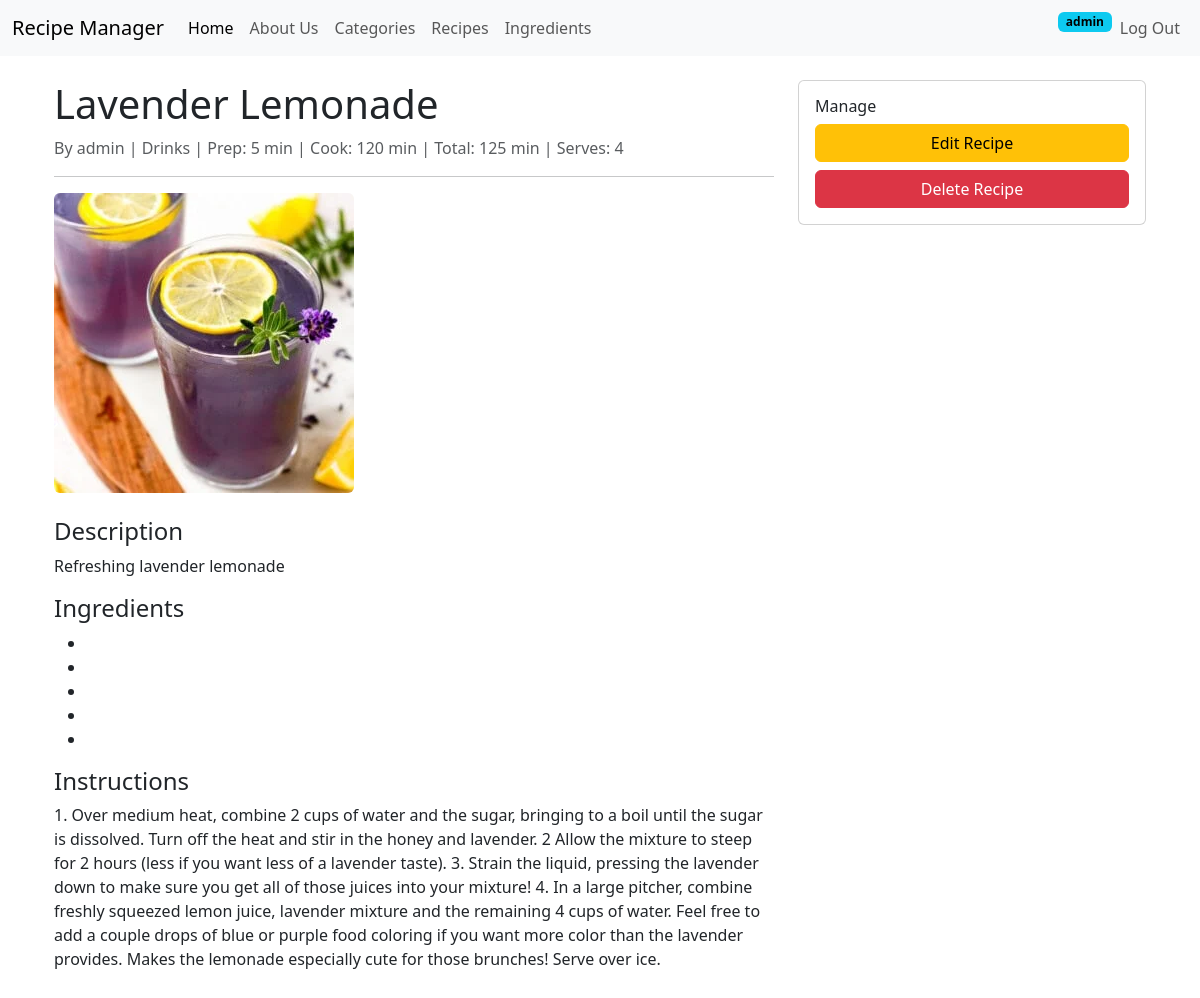
Screenshot of /recipes/lavender-lemonade/ (signed in) with the database file from the repository.
### recipes/models.py (models this page shows, shortened)
class Recipe(models.Model):
    STATUS_CHOICES = [
        ('draft', 'Draft'),
        ('published', 'Published'),
    ]
    title = models.CharField(max_length=200)
    slug = models.SlugField(max_length=200, unique=True, blank=True)
    description = models.TextField()
    instructions = models.TextField()
    prep_time = models.PositiveBigIntegerField(help_text="Time in minutes")
    cook_time = models.PositiveBigIntegerField(help_text="Time in minutes")
    servings = models.PositiveIntegerField(default=2)
    image = models.ImageField(
        upload_to=recipe_image_path,
        blank=True,
        null=True
    )
    author = models.ForeignKey(
        User,
        on_delete=models.CASCADE,
        related_name='recipes'
    )
    category = models.ForeignKey(
        Category,
        on_delete=models.SET_NULL,
        null=True,
        blank=True,
        related_name='recipes'
    )
    ingredients = models.ManyToManyField(
        Ingredient,
        through=RecipeIngredient,
        related_name='recipes'
    )
    status = models.CharField(
        max_length=10,
        choices=STATUS_CHOICES,
        default='draft'
    )
    created_at = models.DateTimeField(auto_now_add=True)
    updated_at = models.DateTimeField(auto_now=True)
    class Meta:
        verbose_name = 'Recipe'
        verbose_name_plural = 'Recipes'
        ordering = ['-created_at']
    @property
    def total_time(self):
        return self.prep_time + self.cook_time

class Category(models.Model):
    name = models.CharField(max_length=100, unique=True)
    slug = models.SlugField(max_length=100, unique=True, blank=True)
    description = models.TextField(blank=True)
    class Meta:
        verbose_name = 'Category'
        verbose_name_plural = 'Categories'
        ordering = ['name']
    def __str__(self):
        return self.name

### recipes/views.py (the view)
# urls.py: path('<slug:slug>/', RecipeDetailView.as_view(), name='recipes_detail'),
class RecipeDetailView(LoginRequiredMixin, DetailView):
    model = Recipe
    template_name = 'recipes/detail.html'
    context_object_name = 'recipe'
    slug_field = 'slug'
    slug_url_kwarg = 'slug'
    def get_queryset(self):
        return Recipe.objects.select_related('author', 'category').prefetch_related('recipe_ingredients__ingredient')

### templates/recipes/detail.html (shortened to what this page needs)
{% extends 'base.html' %}
{% block content %}
    <div class="container my-4">
        <div class="row">
            <div class="col-md-8">
                <h1>{{ recipe.title }}</h1>
                <p class="text-muted">
                    By {{ recipe.author.username}} | {{ recipe.category }} |
                    Prep: {{ recipe.prep_time }} min | Cook: {{ recipe.cook_time }} min |
                    Total: {{ recipe.total_time }} min | Serves: {{ recipe.servings }}
                </p>
                <hr>
                {% if recipe.image %}
                    <img src="{{ recipe.image.url }}" class="img-fluid rounded mb-4" alt="{{ recipe.title }}">
                {% endif %}
                <h4>Description</h4>
                <p>{{ recipe.description }}</p>
                <h4>Ingredients</h4>
                <ul>
                    {% for ri in recipe.ingredients.all %}
                        <li>
                        </li>
                    {% endfor %}
                </ul>
                <h4>Instructions</h4>
                <p>{{ recipe.instructions }}</p>
            </div>
            {% if user == recipe.author %}
                <div class="col-md-4">
                    <div class="card">
                        <div class="card-body">
                            <h6 class="card-title">Manage</h6>
                            <a href="#" class="btn btn-warning w-100 mb-2">Edit Recipe</a>
                            <a href="#" class="btn btn-danger w-100">Delete Recipe</a>
                        </div>
                    </div>
                </div>
            {% endif %}
        </div>
    </div>
{% endblock %}

### templates/navbar.html (shortened to what this page needs)
<nav class="navbar navbar-expand-lg bg-body-tertiary">
        <div class="container-fluid">
            <a class="navbar-brand" href="#">Recipe Manager</a>
            <div class="collapse navbar-collapse" id="navbarSupportedContent">
                <ul class="navbar-nav me-auto mb-2 mb-lg-0">
                    <li class="nav-item">
                        <a class="nav-link active" aria-current="page" href="{% url 'home' %}">Home</a>
                    </li>
                    <li class="nav-item">
                        <a class="nav-link" href="#">About Us</a>
                    </li>
                    <li class="nav-item">
                        <a class="nav-link" href="{% url 'categories_list' %}">Categories</a>
                    </li>
                    <li class="nav-item">
                        <a class="nav-link" href="{% url 'recipes_list' %}">Recipes</a>
                    </li>
                    <li class="nav-item">
                        <a class="nav-link" href="{% url 'ingredients_list' %}">Ingredients</a>
                    </li>
                </ul>
                <div class="d-flex">
                    <ul class="navbar-nav me-auto mb-2 mb-lg-0">
                        {% if user.is_authenticated %}
                        <div>
                            <span class="badge text-bg-info">{{ user.username}}</span>
                        </div>
                        <li class="nav-item">
                            <form action="{% url 'logout' %}" method="post">
                                <input type="submit" value="Log Out" class="nav-link">
                            </form>
                        </li>
                        {% endif %}
                    </ul>
                </div>
            </div>
        </div>
</nav>

### rows the page displays
Recipe: title "Lavender Lemonade", author.username "admin", category "Drinks", prep_time "5", cook_time "120", total_time "125", servings "4", image (picture), description "Refreshing lavender lemonade", instructions "1. Over medium heat, combine 2 cups of water and the sugar, bringing to a boil until the sugar is dissolved. Turn off the heat and stir in the honey and lavender. 2 Allow the mixture to steep for 2 hours (less if you want less of a lavender taste). 3. Strain the liquid, pressing the lavender down to make sure you get all of those juices into your mixture! 4. In a large pitcher, combine freshly squeezed lemon juice, lavender mixture and the remaining 4 cups of water. Feel free to add a couple drops of blue or purple food coloring if you want more color than the lavender provides. Makes the lemonade especially cute for those brunches! Serve over ice."

### other values shown
{{ user.username }} "admin"
